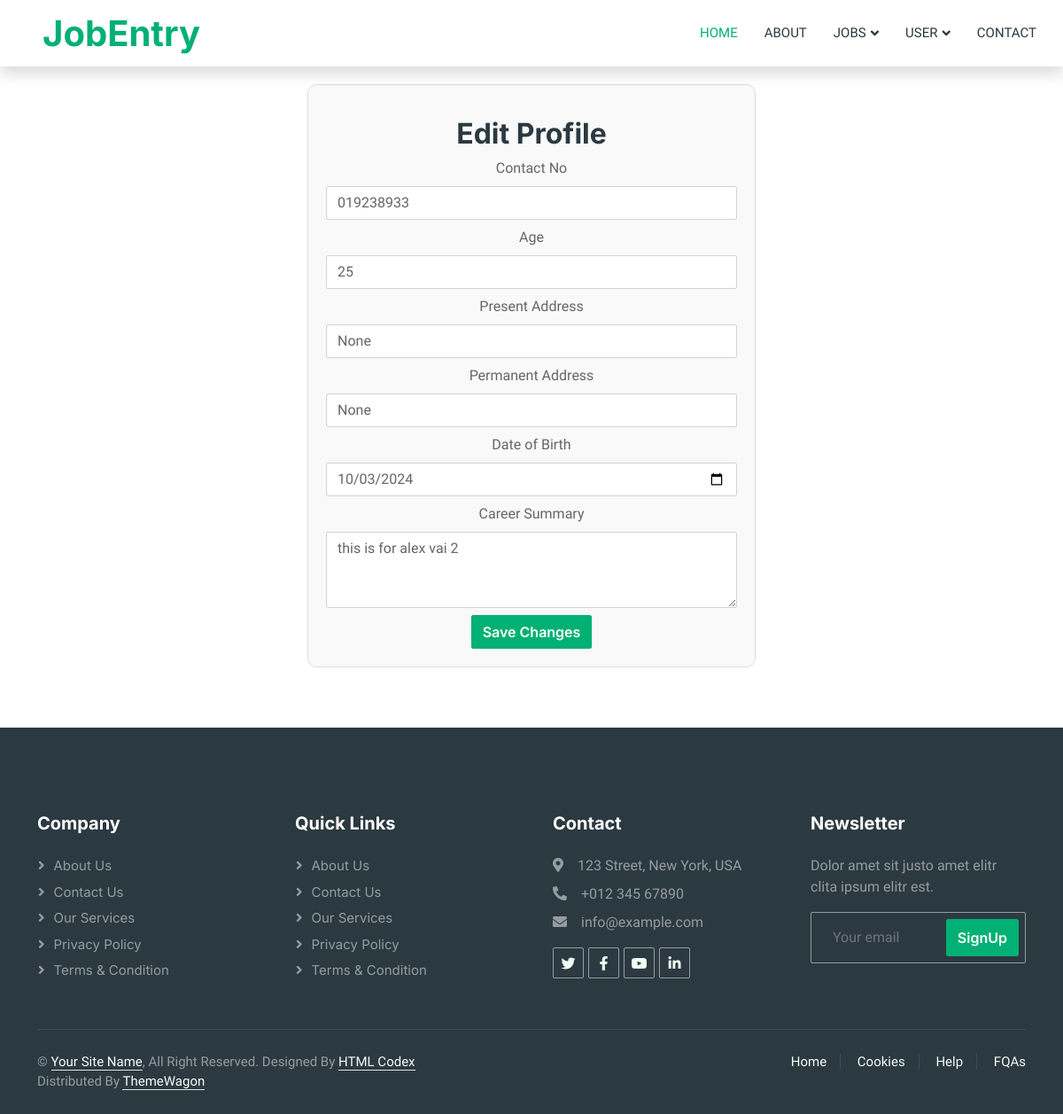
The app's page /edit_basic_info/1 (signed in) with its own data.
### App/models.py (models this page shows, shortened)
class BasicInfo(models.Model):
    user = models.OneToOneField(CustomUser, on_delete=models.CASCADE, null=True)
    designation = models.CharField(max_length=50, null=True)
    contact_no = models.CharField(max_length=50, null=True)
    present_address = models.CharField(max_length=300, null=True)
    permanent_address = models.CharField(max_length=300, null=True)
    company_website = models.CharField(max_length=250, null=True)
    linkedin = models.CharField(max_length=250, null=True)
    career_summary = models.TextField(max_length=500, null=True)
    age = models.CharField(max_length=20, null=True)
    dob = models.DateField(max_length=40, null=True)

### myProject/views.py (the view, shortened to what this page needs)
# urls.py: path('edit_basic_info/<int:id>', edit_basic_info, name='edit_basic_info'),
@login_required
def edit_basic_info(req, id):
    current_user = req.user
    try:
        data = get_object_or_404(BasicInfo, id=id)
    except Http404:
        messages.warning(req, "You have some problem to go to the edit option page.")
        return redirect('profile')
    if req.user.user_type == "seeker" or req.user.user_type == 'recruiter':
        current_user = req.user
    context = {
        'data':data
    }
    return render(req, 'common/edit_basic_info.html', context)

### templates/common/edit_basic_info.html (shortened to what this page needs)
{% extends "common/master.html" %}
{% block body %}
{% include 'layouts/navbar.html' %}
<div class="container">
    <div class="row justify-content-center">
        <div class="col-md-6">
            <div class="profile-card text-center">
                <h2 class="mt-3">Edit Profile</h2>
                <form action="" method="POST" enctype="multipart/form-data">
                    <div class="form-group">
                        <label for="contact_no">Contact No</label>
                        <input type="text" class="form-control my-2" name="contact_no" id="contact_no" value="{{data.contact_no}}" required>
                    </div>
                    <div class="form-group">
                        <label for="age">Age</label>
                        <input type="number" class="form-control my-2" name="age" value="{{data.age}}" id="age" required>
                    </div>
                    <div class="form-group">
                        <label for="age">Present Address</label>
                        <input type="text" class="form-control my-2" name="present_address" value="{{data.present_address}}" id="age" required>
                    </div>
                    <div class="form-group">
                        <label for="age">Permanent Address</label>
                        <input type="text" class="form-control my-2" name="permanent_address" value="{{data.permanent_address}}" id="age" required>
                    </div>
                    <div class="form-group">
                        <label for="dob">Date of Birth</label>
                        <input type="date" class="form-control my-2" name="dob" value="{{data.dob | date:'Y-m-d'}}" id="dob" required>
                    </div>
                    {% if user.user_type == 'seeker' %}
                    <div class="form-group">
                        <label for="career_summary">Career Summary</label>
                        <textarea class="form-control my-2" name="career_summary" id="career_summary" rows="3" required>{{data.career_summary}}</textarea>
                    </div>
                    {% endif %}
                    <button type="submit" class="btn btn-primary">Save Changes</button>
                </form>
            </div>
        </div>
    </div>
</div>
{% include 'layouts/footer.html' %}
{% endblock body %}

### static/css/style.css (style rules this page uses)
:root { --primary: #00B074; --secondary: #2B9BFF; --light: #EFFDF5; --dark: #2B3940; }
.btn { font-family: 'Inter', sans-serif; font-weight: 600; transition: .5s; }
.btn.btn-primary, .btn.btn-secondary { color: #FFFFFF; }
.profile-card { margin: 20px; padding: 20px; border: 1px solid #ddd; border-radius: 10px; background-color: #f9f9f9; }

### records on screen
BasicInfo: contact_no "019238933", age "25", present_address "None", permanent_address "None", dob "10/03/2024", career_summary "this is for alex vai 2"
